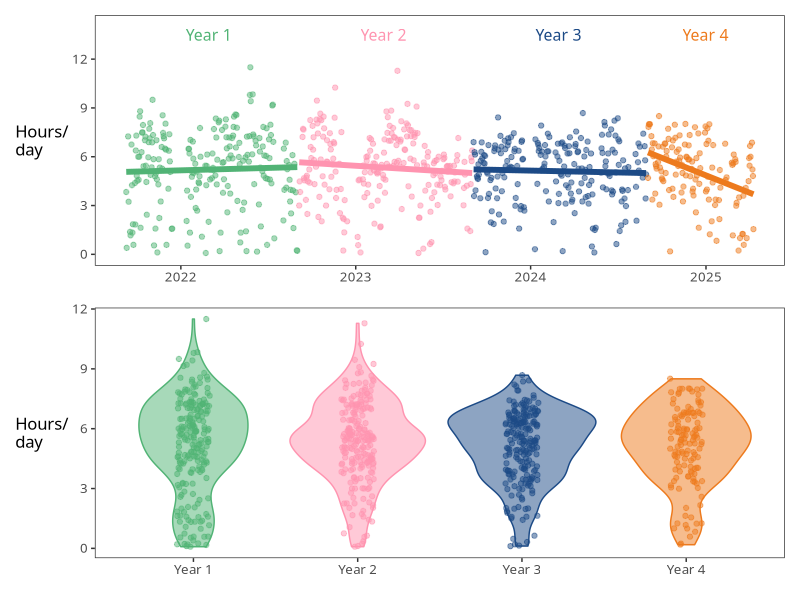
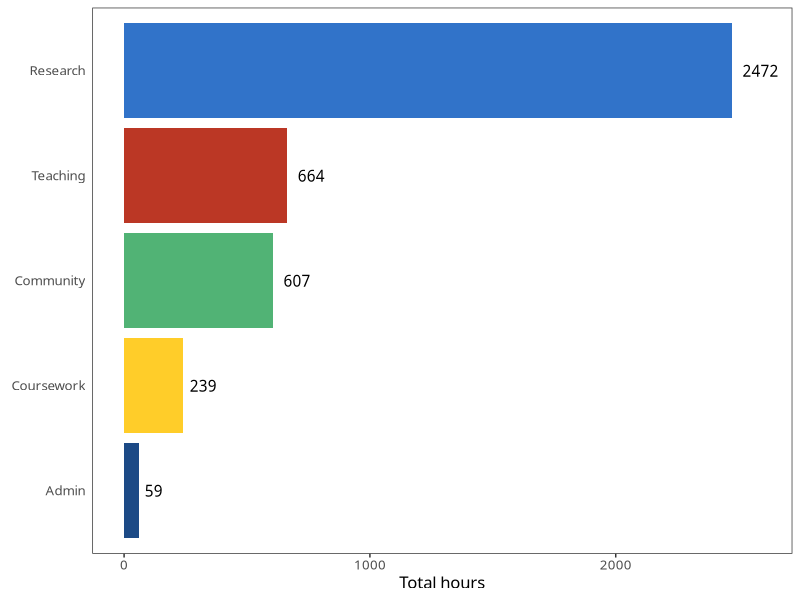
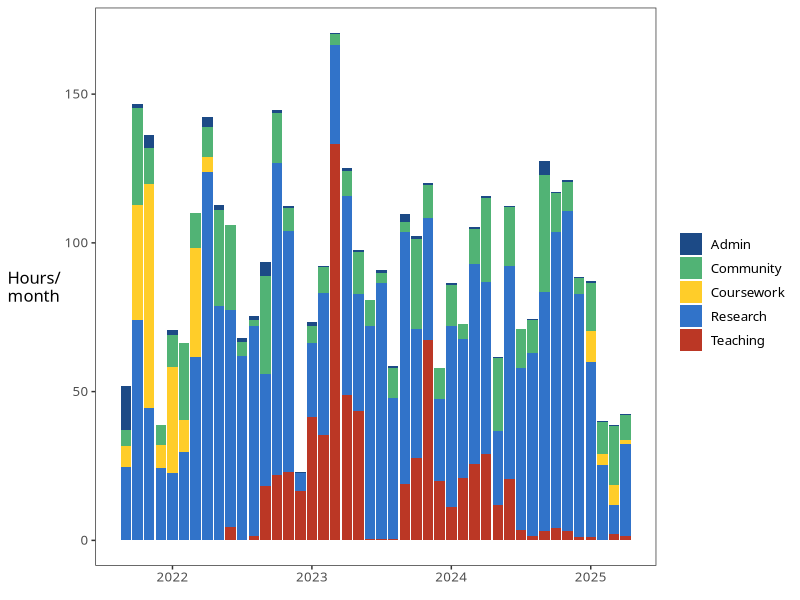
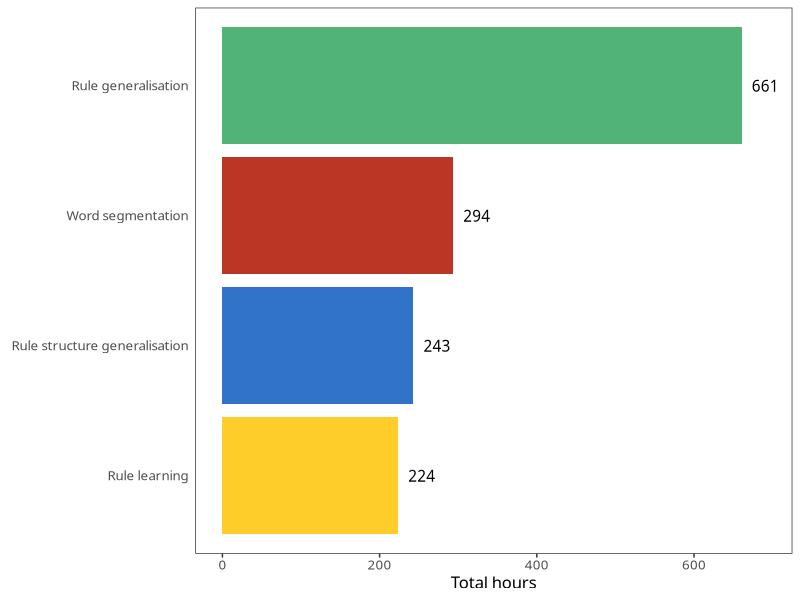
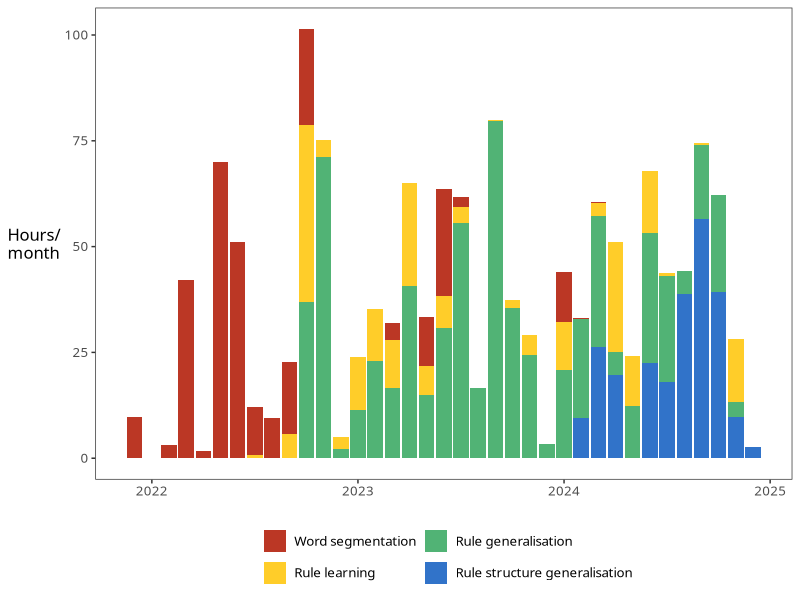
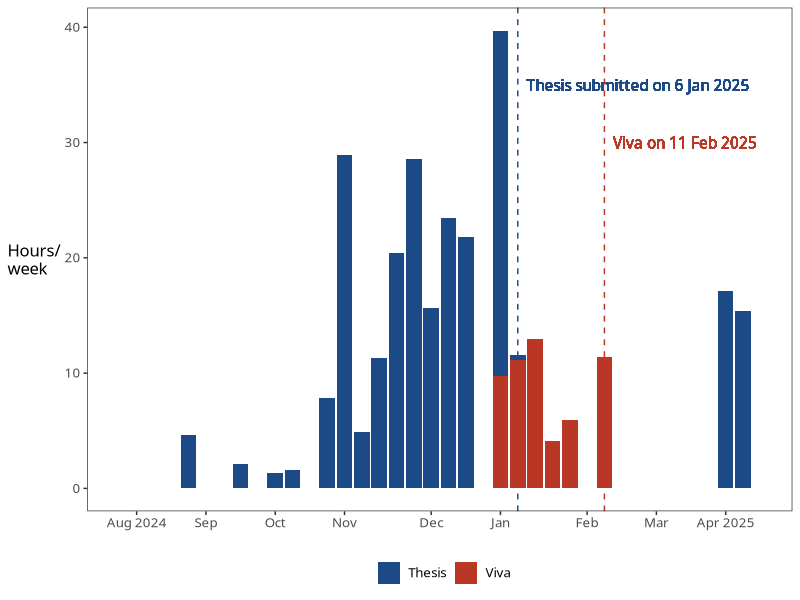

The R source for these figures, in order: (Note: this script raises an error after producing the figures.)
## ---- chunk 1
library(tidyverse)
library(patchwork)

theme_set(theme_bw())
theme_update(
  text = element_text(family = "Fira Sans", size = 12),
  panel.grid = element_blank(),
  strip.background = element_blank(),
  axis.title.y = element_text(angle = 0, vjust = 0.5, hjust = 0)
)

palette_year <- c("#51b375", "#ff94b0", "#1c4a86", "#ed7a1d")
palette_tasktype <- c("#1c4a86","#51b375", "#FFCD29", "#3173c9", "#bb3725")
palette_proj <- c("#bb3725", "#FFCD29","#51b375", "#3173c9")
palette_exam <- c("#1c4a86", "#bb3725")

# Read in the data and display first few rows.
hrs <- read_csv('data/hrs.csv') |>
  mutate(
    year_idx  = factor(year_idx),
    year      = factor(year)
  )
head(hrs) |>
  knitr::kable()
## ---- chunk 2
#| code-fold: false

sum(hrs$mins)
## ---- chunk 3
year_labs <- tibble(
  date = c(
    as.Date('28/02/2022', "%d/%m/%Y"),
    as.Date('28/02/2023', "%d/%m/%Y"),
    as.Date('28/02/2024', "%d/%m/%Y"),
    as.Date('31/12/2024', "%d/%m/%Y")
    ),
  daily_hrs = 13.5,
  lab = paste('Year', 1:4),
  year_idx = factor(1:4)
)

hrs_daily <- hrs |>
  group_by(date, year_idx) |>
  summarise(
    daily_hrs = sum(mins)/60,
  )

p_daily_point <- hrs_daily |>
  ggplot(aes(x = date, y = daily_hrs, colour = year_idx)) +
  geom_point(alpha = 0.5) +
  geom_smooth(method = 'lm', se = FALSE, linewidth = 2) +
  geom_text(data = year_labs, aes(label = lab), family = 'Fira Sans', size = 4) +
  labs(
    y = 'Hours/\nday',
    x = element_blank(),
    colour = 'Year of the PhD'
  ) +
  theme(legend.position = 'none') +
  scale_colour_manual(values = palette_year) +
  scale_y_continuous(breaks = seq(0, 12, 3), limits = c(0, 14)) +
  NULL

p_daily_violin <- hrs_daily |>
  ggplot(aes(x = year_idx, y = daily_hrs, colour = year_idx, fill = year_idx)) +
  geom_violin(alpha = 0.5) +
  geom_jitter(alpha = 0.5, width = 0.1) +
  scale_fill_manual(values = palette_year) +
  scale_colour_manual(values = palette_year) +
  scale_x_discrete(labels = paste('Year', 1:4)) +
  theme(legend.position = 'none') +
  labs(
    y = 'Hours/\nday',
    x = element_blank()
  ) +
  NULL

p_daily_point / p_daily_violin
## ---- chunk 4
hrs_daily |>
  ungroup() |>
  summarise(
    mean_daily   = round(mean(daily_hrs), 1),
    median_daily = round(median(daily_hrs), 1),
    min_daily    = round(min(daily_hrs), 2),
    max_daily    = round(max(daily_hrs), 1)
  ) |>
  knitr::kable()
## ---- chunk 5
hrs |>
  group_by(tasktype) |>
  summarise(hrs = sum(mins)/60) |>
  arrange(hrs) |>
  mutate(tasktype = factor(tasktype, levels = tasktype)) %>% 
  ggplot(aes(y = tasktype, x = hrs, fill = tasktype)) +
  geom_col() +
  geom_text(
    aes(
      label = round(hrs), 
      x = hrs + (15 * log(hrs))  # scale the spacing by magnitude of hrs
    ), family = 'Fira Sans') +
  labs(
    y = element_blank(),
    x = 'Total hours'
  ) +
  theme(
    axis.ticks.y = element_blank(),
    legend.position = 'none'
  ) +
  scale_fill_manual(values = c(palette_tasktype[1], palette_tasktype[3], palette_tasktype[2], palette_tasktype[5], palette_tasktype[4]))+
  NULL
## ---- chunk 6
hrs |>
  group_by(month_idx, tasktype, year) |>
  summarise(hrs = sum(mins)/60) |>
  ggplot(aes(x = month_idx, y = hrs, fill = tasktype)) + 
  geom_bar(stat = 'identity', position = 'stack') +
  scale_x_continuous(breaks = c(5, 17, 29, 41), labels = c(2022, 2023, 2024, 2025)) +
  labs(
    y = 'Hours/\nmonth',
    x = element_blank(),
    fill = element_blank()
  ) +
  scale_fill_manual(values = palette_tasktype) +
  NULL
## ---- chunk 7
main_projs <- c('Word segmentation', 'Rule learning',  'Rule generalisation',  'Rule structure generalisation')

hrs |>
  filter(tasklabel %in% main_projs) |> 
  group_by(tasklabel) |>
  summarise(hrs = sum(mins)/60) |>
  arrange(hrs) |>
  mutate(tasklabel = factor(tasklabel, levels = tasklabel)) |>
  ggplot(aes(y = tasklabel, x = hrs, fill = tasklabel)) +
  geom_col() +
  geom_text(
    aes(
      label = round(hrs), 
      x = hrs + 30
    ), family = 'Fira Sans') +
  labs(
    y = element_blank(),
    x = 'Total hours'
  ) +
  theme(
    axis.ticks.y = element_blank(),
    legend.position = 'none'
    ) +
  scale_fill_manual(values = c(palette_proj[2], palette_proj[4], palette_proj[1], palette_proj[3])) +
  NULL
## ---- chunk 8
hrs |>
  filter(tasklabel %in% main_projs) |>
  group_by(month_idx, tasklabel, year) |>
  summarise(hrs = sum(mins)/60) |>
  mutate(tasklabel = factor(tasklabel, levels = main_projs)) |>
  ggplot(aes(x = month_idx, y = hrs, fill = tasklabel)) + 
  geom_bar(stat = 'identity', position = 'stack') +
  scale_x_continuous(
    breaks = c(5, 17, 29, 41), 
    labels = c(2022, 2023, 2024, 2025),
    ) +
  scale_fill_manual(values = palette_proj) +
  theme(
    legend.position = 'bottom',
    ) +
  labs(
    y = 'Hours/\nmonth',
    x = element_blank(),
    fill = element_blank(),
  ) +
  guides(
    fill=guide_legend(nrow=2),
    ) +
  NULL
## ---- chunk 9
hrs |>
  filter(tasklabel %in% c('Thesis', 'Viva')) |>
  group_by(tasklabel) |>
  summarise(hrs = round(sum(mins)/60)) |>
  knitr::kable()
## ---- chunk 10
hrs |>
  filter(tasklabel %in% c('Thesis', 'Viva')) |>
  group_by(week_idx, tasklabel, year) |>
  summarise(hrs = sum(mins)/60) |>
  ggplot(aes(x = week_idx, y = hrs, fill = tasklabel)) + 
  geom_vline(xintercept = 175, colour = palette_exam[1], linetype = 'dashed') +
  geom_text(x = 175.5, y = 35, label = 'Thesis submitted on 6 Jan 2025', hjust = 0, family = 'Fira Sans', colour = palette_exam[1]) + 
  geom_vline(xintercept = 180, colour = palette_exam[2], linetype = 'dashed') +
  geom_text(x = 180.5, y = 30, label = 'Viva on 11 Feb 2025', hjust = 0, family = 'Fira Sans', colour = palette_exam[2]) +
  geom_bar(stat = 'identity', position = 'stack') +
  scale_x_continuous(
    breaks = c(153, 157, 161, 165, 170, 174, 179, 183, 187),
    labels = c('Aug 2024', 'Sep', 'Oct', 'Nov', 'Dec', 'Jan', 'Feb', 'Mar', 'Apr 2025'),
    limits = c(152, 189)
    ) +
  scale_fill_manual(values = palette_exam) +
  scale_colour_manual(values = palette_exam) +
  theme(
    legend.position = 'bottom',
  ) +
  labs(
    y = 'Hours/\nweek',
    x = element_blank(),
    fill = element_blank(),
  ) +
  NULL
## ---- chunk 11
bcf <- xml2::read_xml('data/output.bcf')
citekeys <- xml2::xml_text(xml2::xml_find_all(bcf, ".//bcf:citekey"))
refs_freqdist <- as.data.frame(table(citekeys)) %>% 
  arrange(Freq) %>% 
  mutate(citekeys = factor(citekeys, levels = citekeys))

refs_freqdist %>% 
  ggplot(aes(x = Freq, y = citekeys)) +
  geom_bar(stat = 'identity') +
  labs(
    y = element_blank(),
    x = 'Frequency'
    ) +
  theme(axis.text.y = element_text(size=6)) +
  scale_x_continuous(position = 'top') +
  NULL
## ---- chunk 12
#| code-fold: false

sessionInfo()
